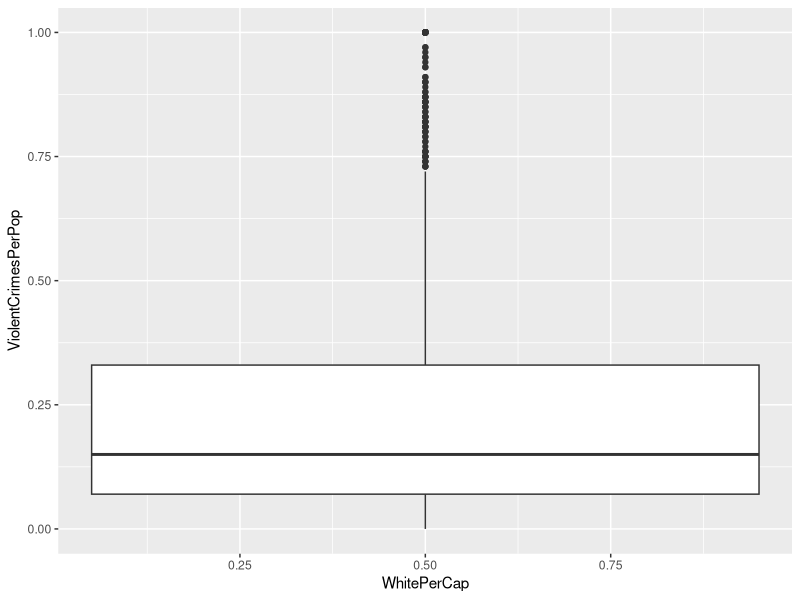

Write R code to recreate this figure. (Note: this script raises an error after producing the figure.)
## ---- chunk 1
knitr::opts_chunk$set(echo = TRUE)
knitr::opts_knit$set(root.dir = "/Users/Addie/Intro to Data Science/FinalProject")
library(tidyverse)
library(dplyr)
library(tidyr)
## ---- chunk 2
communities <- read_csv("data/communities.data")
communities <- setNames(communities, c("State","County","Community","CommunityName","Fold","Population","HouseholdSize","RacePctBlack","RacePctWhite","RacePctAsian","RacePctHisp","AgePct12t21","AgePct12t29","AgePct16t24","AgePct65up","NumbUrban","PctUrban","MedIncome","PctWWage","PctWFarmSelf","PctWInvInc","PctWSocSec","PctWPubAsst","PctWRetire","MedFamInc","PerCapInc","WhitePerCap","BlackPerCap","IndianPerCap","AsianPerCap","OtherPerCap","HispPerCap","NumUnderPov","PctPopUnderPov","PctLess9thGrade","PctNotHSGrad","PctBSorMore","PctUnemployed","PctEmploy","PctEmplManu","PctEmplProfServ","PctOccupManu","PctOccupMgmtProf","MalePctDivorce","MalePctNevMarr","FemalePctDiv","TotalPctDiv","PersPerFam","PctFam2Par","PctKids2Par","PctYoungKids2Par","PctTeen2Par","PctWorkMomYoungKids","PctWorkMom","NumIlleg","PctIlleg","NumImmig","PctImmigRecent","PctImmigRec5","PctImmigRec8","PctImmigRec10","PctRecentImmig","PctRecImmig5","PctRecImmig8","PctRecImmig10","PctSpeakEnglOnly","PctNotSpeakEnglWell","PctLargHouseFam","PctLargHouseOccup","PersPerOccupHous","PersPerOwnOccHous","PersPerRentOccHous","PctPersOwnOccup","PctPersDenseHous","PctHousLess3BR","MedNumBR","HousVacant","PctHousOccup","PctHousOwnOcc","PctVacantBoarded","PctVacMore6Mos","MedYrHousBuilt","PctHousNoPhone","PctWOFullPlumb","OwnOccLowQuart","OwnOccMedVal","OwnOccHiQuart","RentLowQ","RentMedian","RentHighQ","MedRent","MedRentPctHousInc","MedOwnCostPctInc","MedOwnCostPctIncNoMtg","NumInShelters","NumStreet","PctForeignBorn","PctBornSameState","PctSameHouse85","PctSameCity85","PctSameState85","LemasSwornFT","LemasSwFTPerPop","LemasSwFTFieldOps","LemasSwFTFieldPerPop","LemasTotalReq","LemasTotReqPerPop","PolicRepPerOffic","PolicPerPop","RacialMatchCommPol","PctPolicWhite","PctPolicBlack","PctPolicHisp","PctPolicAsian","PctPolicMinor","OfficAssgnDrugUnits","NumKindsDrugSeiz","PolicAveOTWorked","LandArea","PopDens","PctUsePubTrans","PolicCars","PolicOperBudg","LemasPctPolicOnPatr","LemasGangUnitDeploy","LemasPctOfficDrugUn","PolicBudgPerPop","ViolentCrimesPerPop"))
communities <- transform(communities,
                         State == as.integer(State),
                         County == as.integer(County),
                         Community == as.integer(Community))
communities$Region <- as.factor(ifelse(communities$State%in%c(8,22,24,32,34,35,42,44,51), "Northeast", ifelse(communities$State%in%c(16,17,18,19,25,26,28,30,37,39,46,55), "Midwest", ifelse(communities$State%in%c(1,5,9,10,11,12,20,21,23,27,36,40,45,47,48,52,54), "South", ifelse(communities$State%in%c(2,4,6,7,14,15,29,31,33,41,50,53,56), "West", "Territory")))))
communities <- relocate(communities, Region, .before="Fold")
communities <- transform(communities, Region = as.factor(Region))
communities
## ---- chunk 3
ggplot(data = communities,
       mapping = aes(
         x = WhitePerCap,
         y = ViolentCrimesPerPop
       )) +
  geom_boxplot()
ggplot(data = communities,
       mapping = aes(
         x = c(WhitePerCap, BlackPerCap, IndianPerCap, AsianPerCap, OtherPerCap, HispPerCap),
         y = ViolentCrimesPerPop
       )) +
  geom_boxplot()
## ---- chunk 4
ggplot(data = communities,
       mapping = aes(
         x = ViolentCrimesPerPop,
         y = MedIncome
       )) +
  geom_point(alpha = 0.3, colour = "pink4") +
  geom_smooth(method = lm, fullrange = TRUE, colour = "pink1") +
  labs(title = "Med Income and Violent Crime",
       subtitle = "1990 & 1995 Data",
       x = "Violent Crime",
       y = "Med Income")
ggplot(data = communities,
       mapping = aes(
         x = ViolentCrimesPerPop,
         y = MedFamInc
       )) +
  geom_point(alpha = 0.3, colour = "pink4") +
  geom_smooth(method = lm, fullrange = TRUE, colour = "pink1") +
  labs(title = "Med Family Income and Violent Crime",
       subtitle = "1990 & 1995 Data",
       x = "Violent Crime",
       y = "Med Family Income")
ggplot(data = communities,
       mapping = aes(
         x = ViolentCrimesPerPop,
         y = PerCapInc
       )) +
  geom_point(alpha = 0.3, colour = "pink4") +
  geom_smooth(method = lm, fullrange = TRUE, colour = "pink1") +
  labs(title = "PC Income and Violent Crime",
       subtitle = "1990 & 1995 Data",
       x = "Violent Crime",
       y = "Per Capita Income")
ggplot(data = communities,
       mapping = aes(
         x = ViolentCrimesPerPop,
         y = PctPopUnderPov
       )) +
  geom_point(alpha = 0.3, colour = "pink4") +
  geom_smooth(method = lm, fullrange = TRUE, colour = "pink1") +
  labs(title = "Poverty and Violent Crime",
       subtitle = "1990 & 1995 Data",
       x = "Violent Crime",
       y = "% People in Poverty")
## ---- chunk 5
ggplot(data = communities,
       mapping = aes(
         x = ViolentCrimesPerPop,
         y = PctLess9thGrade
       )) +
  geom_point(alpha = 0.3, colour = "pink4") +
  geom_smooth(method = lm, fullrange = TRUE, colour = "pink1") +
  labs(title = "No HS Education and Violent Crime",
       subtitle = "1990 & 1995 Data",
       x = "Violent Crime",
       y = "% No HS Education")
ggplot(data = communities,
       mapping = aes(
         x = ViolentCrimesPerPop,
         y = PctNotHSGrad
       )) +
  geom_point(alpha = 0.3, colour = "pink4") +
  geom_smooth(method = lm, fullrange = TRUE, colour = "pink1") +
  labs(title = "No Diploma and Violent Crime",
       subtitle = "1990 & 1995 Data",
       x = "Violent Crime",
       y = "% No HS Diploma")
ggplot(data = communities,
       mapping = aes(
         x = ViolentCrimesPerPop,
         y = PctBSorMore
       )) +
  geom_point(alpha = 0.3, colour = "pink4") +
  geom_smooth(method = lm, fullrange = TRUE, colour = "pink1") +
  labs(title = "College Graduates and Violent Crime",
       subtitle = "1990 & 1995 Data",
       x = "Violent Crime",
       y = "% College Graduates")
## ---- chunk 6
ggplot(data = communities,
       mapping = aes(
         x = ViolentCrimesPerPop,
         y = PctEmploy
       )) +
  geom_point(alpha = 0.3, colour = "pink4") +
  geom_smooth(method = lm, fullrange = TRUE, colour = "pink1") +
  labs(title = "% Employment and Violent Crime",
       subtitle = "1990 & 1995 Data",
       x = "Violent Crime",
       y = "% Employment")
ggplot(data = communities,
       mapping = aes(
         x = ViolentCrimesPerPop,
         y = PctEmplManu
       )) +
  geom_point(alpha = 0.3, colour = "pink4") +
  geom_smooth(method = lm, fullrange = TRUE, colour = "pink1") +
  labs(title = "% Manual Workers and Violent Crime",
       subtitle = "1990 & 1995 Data",
       x = "Violent Crime",
       y = "% Manual Workers")
ggplot(data = communities,
       mapping = aes(
         x = ViolentCrimesPerPop,
         y = PctEmplProfServ
       )) +
  geom_point(alpha = 0.3, colour = "pink4") +
  geom_smooth(method = lm, fullrange = TRUE, colour = "pink1") +
  labs(title = "% Professional Servicers and Violent Crime",
       subtitle = "1990 & 1995 Data",
       x = "Violent Crime",
       y = "% Professional Servicers")
ggplot(data = communities,
       mapping = aes(
         x = ViolentCrimesPerPop,
         y = PctOccupMgmtProf
       )) +
  geom_point(alpha = 0.3, colour = "pink4") +
  geom_smooth(method = lm, fullrange = TRUE, colour = "pink1") +
  labs(title = "% Management and Professional Workers and Violent Crime",
       subtitle = "1990 & 1995 Data",
       x = "Violent Crime",
       y = "% Management and Professional Workers")
## ---- chunk 7
ggplot(data = communities,
       mapping = aes(
         x = ViolentCrimesPerPop,
         y = MedRentPctHousInc
       )) +
  geom_point(alpha = 0.3, colour = "pink4") +
  geom_smooth(method = lm, fullrange = TRUE, colour = "pink1") +
  labs(title = "Rent, Income, and Violent Crime",
       subtitle = "1990 & 1995 Data",
       x = "Violent Crime",
       y = "Med Rent as % of House Income")
ggplot(data = communities,
       mapping = aes(
         x = ViolentCrimesPerPop,
         y = MedOwnCostPctInc
       )) +
  geom_point(alpha = 0.3, colour = "pink4") +
  geom_smooth(method = lm, fullrange = TRUE, colour = "pink1") +
  labs(title = "Mortages, Income, and Violent Crime",
       subtitle = "1990 & 1995 Data",
       x = "Violent Crime",
       y = "Med Owners Cost as % of Income")
ggplot(data = communities,
       mapping = aes(
         x = ViolentCrimesPerPop,
         y = MedOwnCostPctIncNoMtg
       )) +
  geom_point(alpha = 0.1, colour = "pink4") +
  geom_smooth(method = lm, fullrange = TRUE, colour = "pink1") +
  labs(title = "Owners Costs, Income, and Violent Crime",
       subtitle = "1990 & 1995 Data",
       x = "Violent Crime",
       y = "Med Non-Mortgage Owners Cost as % of Income")
ggplot(data = communities,
       mapping = aes(
         x = ViolentCrimesPerPop,
         y = NumInShelters + NumStreet
       )) +
  geom_point(alpha = 0.3, colour = "pink4") +
  geom_smooth(method = lm, fullrange = TRUE, colour = "pink1") +
  labs(title = "Homeless Populations and Violent Crime",
       subtitle = "1990 & 1995 Data",
       x = "Violent Crime",
       y = "# of Homeless Persons")
## ---- chunk 8
ggplot(data = communities,
       mapping = aes(
         x = ViolentCrimesPerPop,
         y = LemasSwFTPerPop
       )) +
  geom_point(alpha = 0.3, colour = "pink4") +
  geom_smooth(method = lm, fullrange = TRUE, colour = "pink1") +
  labs(title = "Police and Violent Crime",
       subtitle = "1990 & 1995 Data",
       x = "Violent Crime",
       y = "Full-Time Officers Per Pop")
ggplot(data = communities,
       mapping = aes(
         x = ViolentCrimesPerPop,
         y = LemasTotReqPerPop
       )) +
  geom_point(alpha = 0.3, colour = "pink4") +
  geom_smooth(method = lm, fullrange = TRUE, colour = "pink1") +
  labs(title = "Police Requests and Violent Crime",
       subtitle = "1990 & 1995 Data",
       x = "Violent Crime",
       y = "Police Requests Per Pop")
ggplot(data = communities,
       mapping = aes(
         x = ViolentCrimesPerPop,
         y = RacialMatchCommPol
       )) +
  geom_point(alpha = 0.3, colour = "pink4") +
  geom_smooth(method = lm, fullrange = TRUE, colour = "pink1") +
  labs(title = "Police Demographics and Violent Crime",
       subtitle = "1990 & 1995 Data",
       x = "Violent Crime",
       y = "Community/Police Racial Match")
ggplot(data = communities,
       mapping = aes(
         x = ViolentCrimesPerPop,
         y = PolicBudgPerPop
       )) +
  geom_point(alpha = 0.3, colour = "pink4") +
  geom_smooth(method = lm, fullrange = TRUE, colour = "pink1") +
  labs(title = "Police Budget and Violent Crime",
       subtitle = "1990 & 1995 Data",
       x = "Violent Crime",
       y = "Police Budget Per Pop")
## ---- chunk 9
ggplot(data = communities,
       mapping = aes(
         x = ViolentCrimesPerPop,
         y = forcats::fct_reorder(Region, ViolentCrimesPerPop, .fun = median)
       )) +
  geom_boxplot() +
  labs(
    x = "Violent Crime",
    y = "US Region",
    title = "Violent Crime in the USA",
    subtitle = "1990"
  )
ggplot(data = communities,
       mapping = aes(x = ViolentCrimesPerPop)) +
  geom_density(fill = "pink4") +
  labs(
    x = "Violent Crime",
    y = "Frequency",
    title = "Violent Crime in the USA",
    subtitle = "1990 & 1995 Data"
  ) +
  theme_bw()
## ---- chunk 10
communities$Region <- communities |> mutate(State = case_when(
  communities$State%in%c(8,22,24,32,34,35,42,44,51) ~ "Northeast",
  communities$State%in%c(16,17,18,19,25,26,28,30,37,39,46,55) ~ "Midwest",
  communities$State%in%c(1,5,9,10,11,12,20,21,23,27,36,40,45,47,48,52,54) ~ "South",
  communities$State%in%c(2,4,6,7,14,15,29,31,33,41,50,53,56) ~ "West",
  TRUE ~ "Territory"
))
us.region <- function(State) {
  if (State %in% c(8,22,24,32,34,35,42,44,51)) {
    return("Northeast")
  } else if (State %in% c(16,17,18,19,25,26,28,30,37,39,46,55)) {
    return("Midwest")
  } else if (State %in% c(1,5,9,10,11,12,20,21,23,27,36,40,45,47,48,52,54)) {
    return("South")
  } else if (State %in% c(2,4,6,7,14,15,29,31,33,41,50,53,56)) {
    return("West")
  } else {
    return("Territory")
  }
}
communities <- communities |>
  mutate(USRegion = sapply(State, us.region))
ggplot(data = communities,
       mapping = aes(x = ViolentCrimesPerPop)) +
  geom_histogram(binwidth = 0.05) +
  labs(
    x = "Violent Crimes Per Population",
    y = "Frequency",
    title = "Violent Crime in the USA",
    subtitle = "1990 & 1995 Data"
  )
